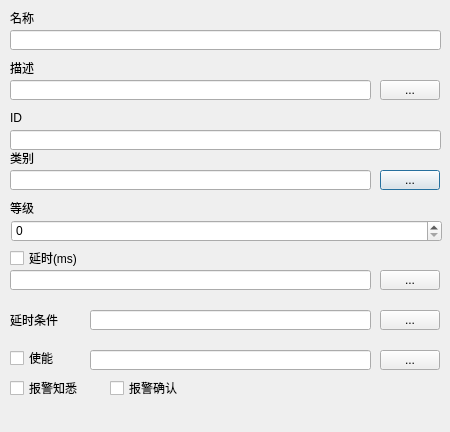
<?xml version="1.0" encoding="UTF-8"?>
<ui version="4.0">
 <class>CMDAlarmConditionGeneralDialog</class>
 <widget class="QDialog" name="CMDAlarmConditionGeneralDialog">
  <property name="geometry">
   <rect>
    <x>0</x>
    <y>0</y>
    <width>450</width>
    <height>432</height>
   </rect>
  </property>
  <property name="windowTitle">
   <string>Dialog</string>
  </property>
  <widget class="QLineEdit" name="nameEdit">
   <property name="geometry">
    <rect>
     <x>10</x>
     <y>30</y>
     <width>431</width>
     <height>20</height>
    </rect>
   </property>
  </widget>
  <widget class="QLabel" name="label_2">
   <property name="geometry">
    <rect>
     <x>10</x>
     <y>10</y>
     <width>431</width>
     <height>16</height>
    </rect>
   </property>
   <property name="text">
    <string>名称</string>
   </property>
  </widget>
  <widget class="QLineEdit" name="descriptionEdit">
   <property name="geometry">
    <rect>
     <x>10</x>
     <y>80</y>
     <width>361</width>
     <height>20</height>
    </rect>
   </property>
  </widget>
  <widget class="QLabel" name="label_4">
   <property name="geometry">
    <rect>
     <x>10</x>
     <y>60</y>
     <width>431</width>
     <height>16</height>
    </rect>
   </property>
   <property name="text">
    <string>描述</string>
   </property>
  </widget>
  <widget class="QLabel" name="label_5">
   <property name="geometry">
    <rect>
     <x>10</x>
     <y>150</y>
     <width>431</width>
     <height>16</height>
    </rect>
   </property>
   <property name="text">
    <string>类别</string>
   </property>
  </widget>
  <widget class="QLineEdit" name="levelEdit">
   <property name="enabled">
    <bool>true</bool>
   </property>
   <property name="geometry">
    <rect>
     <x>10</x>
     <y>170</y>
     <width>361</width>
     <height>20</height>
    </rect>
   </property>
  </widget>
  <widget class="QPushButton" name="selectLevelButton">
   <property name="geometry">
    <rect>
     <x>380</x>
     <y>170</y>
     <width>60</width>
     <height>20</height>
    </rect>
   </property>
   <property name="text">
    <string>...</string>
   </property>
  </widget>
  <widget class="QLabel" name="label_6">
   <property name="geometry">
    <rect>
     <x>10</x>
     <y>200</y>
     <width>431</width>
     <height>16</height>
    </rect>
   </property>
   <property name="text">
    <string>等级</string>
   </property>
  </widget>
  <widget class="QLabel" name="label_7">
   <property name="geometry">
    <rect>
     <x>10</x>
     <y>110</y>
     <width>431</width>
     <height>16</height>
    </rect>
   </property>
   <property name="text">
    <string>ID</string>
   </property>
  </widget>
  <widget class="QLineEdit" name="idEdit">
   <property name="geometry">
    <rect>
     <x>10</x>
     <y>130</y>
     <width>431</width>
     <height>20</height>
    </rect>
   </property>
  </widget>
  <widget class="QCheckBox" name="checkBox_latched">
   <property name="geometry">
    <rect>
     <x>110</x>
     <y>380</y>
     <width>121</width>
     <height>16</height>
    </rect>
   </property>
   <property name="toolTip">
    <string extracomment="需要人为确认后报警才会消失"/>
   </property>
   <property name="text">
    <string>报警确认</string>
   </property>
  </widget>
  <widget class="QCheckBox" name="checkBox_acknowledgeRequired">
   <property name="geometry">
    <rect>
     <x>10</x>
     <y>380</y>
     <width>91</width>
     <height>16</height>
    </rect>
   </property>
   <property name="toolTip">
    <string extracomment="需要报警知悉操作"/>
   </property>
   <property name="text">
    <string>报警知悉</string>
   </property>
  </widget>
  <widget class="QPushButton" name="selectExpButton">
   <property name="geometry">
    <rect>
     <x>380</x>
     <y>80</y>
     <width>60</width>
     <height>20</height>
    </rect>
   </property>
   <property name="text">
    <string>...</string>
   </property>
  </widget>
  <widget class="QCheckBox" name="checkBox_delayed">
   <property name="geometry">
    <rect>
     <x>10</x>
     <y>250</y>
     <width>81</width>
     <height>16</height>
    </rect>
   </property>
   <property name="text">
    <string>延时(ms)</string>
   </property>
  </widget>
  <widget class="QLineEdit" name="delayedEdit">
   <property name="enabled">
    <bool>true</bool>
   </property>
   <property name="geometry">
    <rect>
     <x>10</x>
     <y>270</y>
     <width>361</width>
     <height>20</height>
    </rect>
   </property>
  </widget>
  <widget class="QLineEdit" name="delayConditionEdit">
   <property name="geometry">
    <rect>
     <x>90</x>
     <y>310</y>
     <width>281</width>
     <height>20</height>
    </rect>
   </property>
  </widget>
  <widget class="QLabel" name="label_8">
   <property name="geometry">
    <rect>
     <x>10</x>
     <y>310</y>
     <width>71</width>
     <height>20</height>
    </rect>
   </property>
   <property name="text">
    <string>延时条件</string>
   </property>
  </widget>
  <widget class="QPushButton" name="selectDelayConditionExpButton">
   <property name="geometry">
    <rect>
     <x>380</x>
     <y>310</y>
     <width>60</width>
     <height>20</height>
    </rect>
   </property>
   <property name="text">
    <string>...</string>
   </property>
  </widget>
  <widget class="QPushButton" name="selectDelayTimeExpButton">
   <property name="geometry">
    <rect>
     <x>380</x>
     <y>270</y>
     <width>60</width>
     <height>20</height>
    </rect>
   </property>
   <property name="text">
    <string>...</string>
   </property>
  </widget>
  <widget class="QSpinBox" name="serveritySpinBox">
   <property name="geometry">
    <rect>
     <x>11</x>
     <y>220</y>
     <width>431</width>
     <height>22</height>
    </rect>
   </property>
   <property name="maximum">
    <number>999</number>
   </property>
  </widget>
  <widget class="QCheckBox" name="checkBox_enabled">
   <property name="geometry">
    <rect>
     <x>10</x>
     <y>350</y>
     <width>71</width>
     <height>16</height>
    </rect>
   </property>
   <property name="toolTip">
    <string extracomment="需要人为确认后报警才会消失"/>
   </property>
   <property name="text">
    <string>使能</string>
   </property>
  </widget>
  <widget class="QLineEdit" name="enableAlarmEdit">
   <property name="geometry">
    <rect>
     <x>90</x>
     <y>350</y>
     <width>281</width>
     <height>20</height>
    </rect>
   </property>
  </widget>
  <widget class="QPushButton" name="selectEnableAlarmExpButton">
   <property name="geometry">
    <rect>
     <x>380</x>
     <y>350</y>
     <width>60</width>
     <height>20</height>
    </rect>
   </property>
   <property name="text">
    <string>...</string>
   </property>
  </widget>
 </widget>
 <resources/>
 <connections/>
</ui>
